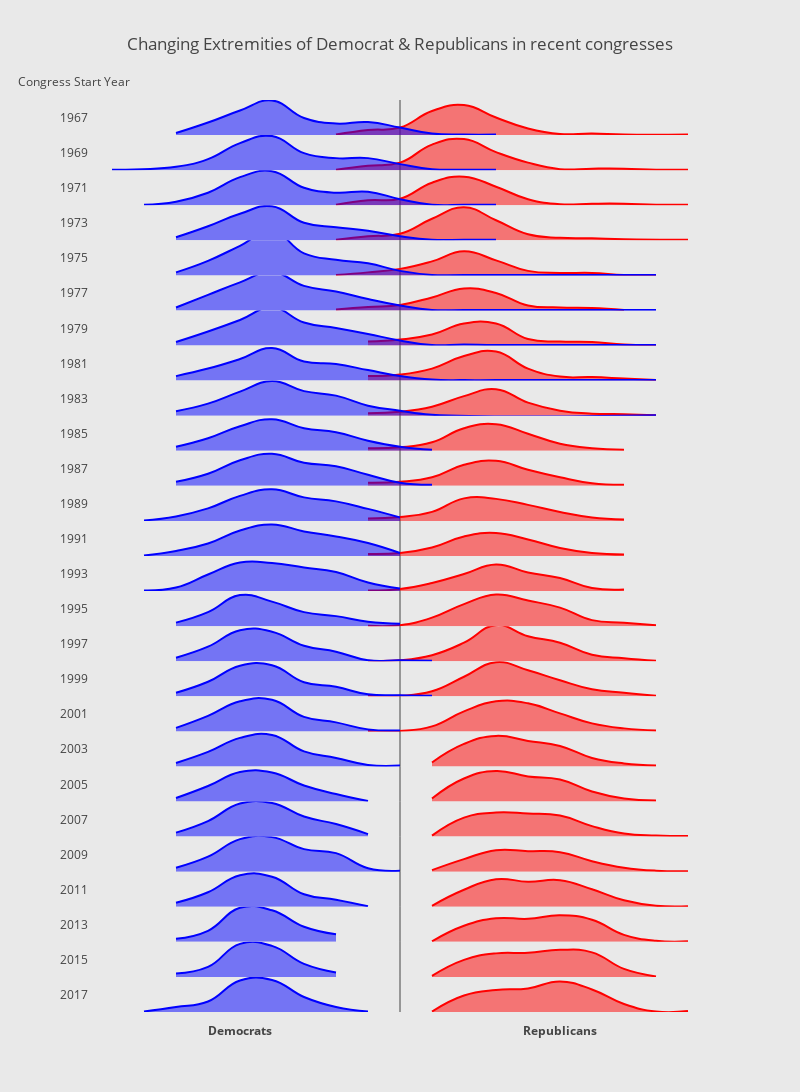

Write notebook code for a chart like this one.
### Code cell
data = []
layout = []

def adddata(congress,steps):
    curr = dfc[dfc['congress']==congress]
    dem = curr[curr['party_code']==100]

    rep = curr[curr['party_code']==200]

    yaxis='y{}'.format(steps)
    if steps == 1:
        repdata = go.Scatter(
            x=rep['bin'].value_counts().sort_index().index,
            y = rep['bin'].value_counts().sort_index(),
                fill='tozeroy',
            line=dict(color='red',shape='spline',smoothing=1.3),
            mode='lines'
   )
        demdata = go.Scatter(
            x=dem['bin'].value_counts().sort_index().index,
            y=dem['bin'].value_counts().sort_index(),        
            fill='tozeroy',
                        line=dict(color='blue',shape='spline',smoothing=1.3),
                        mode='lines'
                )
        return repdata, demdata
    else: 
        repdata = go.Scatter(
            x=rep['bin'].value_counts().sort_index().index,
            y = rep['bin'].value_counts().sort_index(),
                fill='tozeroy',
                yaxis='y{}'.format(steps),
                                line=dict(color='red',shape='spline',smoothing=1.3),
                        mode='lines')
        
        demdata = go.Scatter(
            x=dem['bin'].value_counts().sort_index().index,
            y=dem['bin'].value_counts().sort_index(),        
            fill='tozeroy',
                        yaxis='y{}'.format(steps),
                                line=dict(color='blue',shape='spline',smoothing=1.3),
                        mode='lines')
        return repdata, demdata
    

data = []
toplot = list(range(90,116))
steps = 1
start = min(toplot)
end = max(toplot)
step = 1/(end - start+1)
annotations = []
years = pd.to_datetime(dfc[dfc['congress']>=start]['Congress began'].unique()).year

layout = go.Layout(width=800,height=1200,showlegend=False,
                   xaxis=dict(range=[-1,1],
                              showgrid=False,
                              showticklabels=False),
                   title='Changing Extremities of Democrat & Republicans in recent congresses',
                   paper_bgcolor='rgb(233,233,233)',
                  plot_bgcolor='rgb(233,233,233)')



annotations.append( 
dict(
x=-0.01,
y=1.02,
showarrow=False,
text="Congress Start Year",
xref='paper',
yref='paper',
yanchor='middle',
xanchor='center'
        )
                   
                   
)

annotations.append( 
dict(
x=0.25,
y=-0.02,
showarrow=False,
text="<b>Democrats</b>",
xref='paper',
yref='paper',
yanchor='middle',
xanchor='center'
        )
                   
                   
)

annotations.append( 
dict(
x=0.75,
y=-0.02,
showarrow=False,
text="<b>Republicans</b>",
xref='paper',
yref='paper',
yanchor='middle',
xanchor='center'
        )
                   
                   
)
    
                          
                          
            
for j in toplot:
    for i in adddata(j,steps):
        data.append(i)
    if steps == 1:
        layout['yaxis'] = dict(domain=[1-step, 1], 
                               showgrid=False,
                               zeroline=False,range=[0,70],
                               showline=False,
                               showticklabels=False)
        print(j)
        annotations.append( 
                dict(
                x=-0.01,
                y=0.9807692307692308,
                showarrow=False,
                text=str(years[steps-1]),
                xref='paper',
                yref='paper',
                yanchor='middle',xanchor='center'
        ))
    else:
        axisno = 'yaxis' + str(j-start+1)
        layout[axisno] = dict(domain=[1-((j-start+1)*step),
                                      1-((j-start)*step)],
                              showgrid=False,
                              zeroline=False,
                              range=[0,70],
                              showline=False,
                              showticklabels=False)
        annotations.append( 
                dict(
                x=-0.01,
                y=(layout[axisno]['domain'][1]+ layout[axisno]['domain'][0])/2 ,
                showarrow=False,
                text=str(years[steps-1]),
                xref='paper',
                yref='paper',
                yanchor='middle',
                xanchor='center'))
        
        
        
        

    steps += 1
    
    
layout['annotations'] = annotations
fig = dict(data=data,layout=layout)
pyo.iplot(fig)

### Figure 1 — Plotly figure (JSON) as saved in the notebook; plotly's stock layout.template omitted (floating-point values rounded to 4 significant figures)
{"data": [{"fill": "tozeroy", "line": {"color": "red", "shape": "spline", "smoothing": 1.3}, "mode": "lines", "type": "scatter", "uid": "349e2bf9-7143-4845-9049-40002313ebf1", "x": [-0.2, -0.1, 0, 0.1, 0.2, 0.3, 0.4, 0.5, 0.6, 0.7, 0.9], "y": [1, 10, 15, 48, 60, 35, 13, 2, 3, 1, 1]}, {"fill": "tozeroy", "line": {"color": "blue", "shape": "spline", "smoothing": 1.3}, "mode": "lines", "type": "scatter", "uid": "8bd16cd0-893e-4f07-9098-ba373e4580a9", "x": [-0.7, -0.6, -0.5, -0.4, -0.3, -0.2, -0.1, 0, 0.1, 0.2, 0.3], "y": [4, 25, 49, 69, 34, 23, 26, 15, 3, 1, 1]}, {"fill": "tozeroy", "line": {"color": "red", "shape": "spline", "smoothing": 1.3}, "mode": "lines", "type": "scatter", "uid": "c27d16fc-5787-4062-a2cc-8e338eae8fc8", "x": [-0.2, -0.1, 0, 0.1, 0.2, 0.3, 0.4, 0.5, 0.6, 0.7, 0.8, 0.9], "y": [1, 9, 15, 51, 62, 36, 15, 2, 3, 3, 1, 1], "yaxis": "y2"}, {"fill": "tozeroy", "line": {"color": "blue", "shape": "spline", "smoothing": 1.3}, "mode": "lines", "type": "scatter", "uid": "0b45da1f-0a08-41be-abed-02664d7e207e", "x": [-0.9, -0.7, -0.6, -0.5, -0.4, -0.3, -0.2, -0.1, 0, 0.1, 0.2, 0.3], "y": [1, 7, 22, 54, 68, 34, 24, 24, 12, 2, 1, 1], "yaxis": "y2"}, {"fill": "tozeroy", "line": {"color": "red", "shape": "spline", "smoothing": 1.3}, "mode": "lines", "type": "scatter", "uid": "9e791921-2f6f-47a1-bb2c-9755a922b8bd", "x": [-0.2, -0.1, 0, 0.1, 0.2, 0.3, 0.4, 0.5, 0.6, 0.7, 0.8, 0.9], "y": [1, 10, 13, 45, 57, 37, 12, 2, 3, 3, 1, 1], "yaxis": "y3"}, {"fill": "tozeroy", "line": {"color": "blue", "shape": "spline", "smoothing": 1.3}, "mode": "lines", "type": "scatter", "uid": "f4f92c66-08b0-4a7c-8ec4-d9335cda6fe8", "x": [-0.8, -0.7, -0.6, -0.5, -0.4, -0.3, -0.2, -0.1, 0, 0.1, 0.2, 0.3], "y": [1, 7, 25, 56, 68, 35, 25, 27, 12, 1, 1, 1], "yaxis": "y3"}, {"fill": "tozeroy", "line": {"color": "red", "shape": "spline", "smoothing": 1.3}, "mode": "lines", "type": "scatter", "uid": "2f069602-6331-44bc-a079-e026bd440c6c", "x": [-0.2, -0.1, 0, 0.1, 0.2, 0.3, 0.4, 0.5, 0.6, 0.7, 0.9], "y": [1, 8, 13, 43, 66, 40, 12, 5, 4, 2, 1], "yaxis": "y4"}, {"fill": "tozeroy", "line": {"color": "blue", "shape": "spline", "smoothing": 1.3}, "mode": "lines", "type": "scatter", "uid": "fb524e6b-a608-4b92-93be-559db21e1015", "x": [-0.7, -0.6, -0.5, -0.4, -0.3, -0.2, -0.1, 0, 0.1, 0.2, 0.3], "y": [6, 28, 53, 68, 35, 26, 19, 8, 1, 1, 1], "yaxis": "y4"}, {"fill": "tozeroy", "line": {"color": "red", "shape": "spline", "smoothing": 1.3}, "mode": "lines", "type": "scatter", "uid": "20952c54-0b69-4786-8b06-4f598fa17d63", "x": [-0.2, -0.1, 0, 0.1, 0.2, 0.3, 0.4, 0.5, 0.6, 0.7, 0.8], "y": [1, 6, 13, 28, 48, 30, 9, 5, 5, 1, 1], "yaxis": "y5"}, {"fill": "tozeroy", "line": {"color": "blue", "shape": "spline", "smoothing": 1.3}, "mode": "lines", "type": "scatter", "uid": "ea163f43-febe-4c5b-9f7a-328eb890fba6", "x": [-0.7, -0.6, -0.5, -0.4, -0.3, -0.2, -0.1, 0, 0.1, 0.2, 0.8], "y": [6, 29, 59, 89, 44, 31, 24, 9, 1, 1, 1], "yaxis": "y5"}, {"fill": "tozeroy", "line": {"color": "red", "shape": "spline", "smoothing": 1.3}, "mode": "lines", "type": "scatter", "uid": "df50bf37-67f0-4510-a8e1-2ca7eca33832", "x": [-0.2, -0.1, 0, 0.1, 0.2, 0.3, 0.4, 0.5, 0.6, 0.7], "y": [2, 7, 11, 26, 44, 35, 10, 6, 5, 1], "yaxis": "y6"}, {"fill": "tozeroy", "line": {"color": "blue", "shape": "spline", "smoothing": 1.3}, "mode": "lines", "type": "scatter", "uid": "527cc617-2ca2-49dc-a667-030423eae124", "x": [-0.7, -0.6, -0.5, -0.4, -0.3, -0.2, -0.1, 0, 0.1, 0.2, 0.3, 0.8], "y": [6, 31, 56, 77, 49, 38, 23, 10, 1, 1, 1, 1], "yaxis": "y6"}, {"fill": "tozeroy", "line": {"color": "red", "shape": "spline", "smoothing": 1.3}, "mode": "lines", "type": "scatter", "uid": "ccfb3bc3-008d-437e-a529-978a2eb67e1f", "x": [-0.1, 0, 0.1, 0.2, 0.3, 0.4, 0.5, 0.6, 0.7, 0.8], "y": [8, 12, 22, 44, 44, 13, 8, 7, 2, 1], "yaxis": "y7"}, {"fill": "tozeroy", "line": {"color": "blue", "shape": "spline", "smoothing": 1.3}, "mode": "lines", "type": "scatter", "uid": "fb52486b-729d-4fc8-8348-85147907821a", "x": [-0.7, -0.6, -0.5, -0.4, -0.3, -0.2, -0.1, 0, 0.1, 0.2, 0.3, 0.8], "y": [7, 28, 51, 76, 46, 35, 23, 10, 1, 2, 1, 1], "yaxis": "y7"}, {"fill": "tozeroy", "line": {"color": "red", "shape": "spline", "smoothing": 1.3}, "mode": "lines", "type": "scatter", "uid": "7671b2a7-2e06-4367-a4a1-7eae7f6d6a98", "x": [-0.1, 0, 0.1, 0.2, 0.3, 0.4, 0.5, 0.6, 0.7, 0.8], "y": [9, 12, 24, 49, 58, 24, 8, 7, 4, 1], "yaxis": "y8"}, {"fill": "tozeroy", "line": {"color": "blue", "shape": "spline", "smoothing": 1.3}, "mode": "lines", "type": "scatter", "uid": "8c336d6d-472a-4715-9693-02d611ac5a0f", "x": [-0.7, -0.6, -0.5, -0.4, -0.3, -0.2, -0.1, 0, 0.1, 0.2, 0.3, 0.8], "y": [9, 24, 43, 65, 38, 33, 21, 9, 2, 1, 1, 1], "yaxis": "y8"}, {"fill": "tozeroy", "line": {"color": "red", "shape": "spline", "smoothing": 1.3}, "mode": "lines", "type": "scatter", "uid": "87de1c06-4ef4-4d91-a56c-54e3ed9df5ec", "x": [-0.1, 0, 0.1, 0.2, 0.3, 0.4, 0.5, 0.6, 0.7, 0.8], "y": [5, 8, 18, 39, 53, 26, 10, 4, 3, 1], "yaxis": "y9"}, {"fill": "tozeroy", "line": {"color": "blue", "shape": "spline", "smoothing": 1.3}, "mode": "lines", "type": "scatter", "uid": "d07135c8-4487-4df1-b3f0-9fc7383a7973", "x": [-0.7, -0.6, -0.5, -0.4, -0.3, -0.2, -0.1, 0, 0.1, 0.8], "y": [9, 24, 48, 69, 49, 40, 20, 10, 2, 1], "yaxis": "y9"}, {"fill": "tozeroy", "line": {"color": "red", "shape": "spline", "smoothing": 1.3}, "mode": "lines", "type": "scatter", "uid": "3bdbec8d-db83-4355-a7b3-9c5753924123", "x": [-0.1, 0, 0.1, 0.2, 0.3, 0.4, 0.5, 0.6, 0.7], "y": [5, 7, 17, 45, 53, 34, 14, 5, 2], "yaxis": "y10"}, {"fill": "tozeroy", "line": {"color": "blue", "shape": "spline", "smoothing": 1.3}, "mode": "lines", "type": "scatter", "uid": "7aa14143-da03-41bc-972d-0e9d9b6a7cb9", "x": [-0.7, -0.6, -0.5, -0.4, -0.3, -0.2, -0.1, 0, 0.1], "y": [8, 25, 49, 63, 45, 37, 20, 8, 2], "yaxis": "y10"}, {"fill": "tozeroy", "line": {"color": "red", "shape": "spline", "smoothing": 1.3}, "mode": "lines", "type": "scatter", "uid": "61ac0c4b-880a-43e2-b2d8-6348a56d8002", "x": [-0.1, 0, 0.1, 0.2, 0.3, 0.4, 0.5, 0.6, 0.7], "y": [6, 8, 17, 42, 50, 32, 17, 5, 2], "yaxis": "y11"}, {"fill": "tozeroy", "line": {"color": "blue", "shape": "spline", "smoothing": 1.3}, "mode": "lines", "type": "scatter", "uid": "47d67b27-7248-4a5f-8d53-f30ec3c89397", "x": [-0.7, -0.6, -0.5, -0.4, -0.3, -0.2, -0.1, 0, 0.1], "y": [8, 24, 51, 64, 46, 39, 22, 6, 2], "yaxis": "y11"}, {"fill": "tozeroy", "line": {"color": "red", "shape": "spline", "smoothing": 1.3}, "mode": "lines", "type": "scatter", "uid": "289f8bcc-39bb-4615-a0b9-ff4ddf636da7", "x": [-0.1, 0, 0.1, 0.2, 0.3, 0.4, 0.5, 0.6, 0.7], "y": [5, 8, 18, 45, 44, 32, 18, 7, 3], "yaxis": "y12"}, {"fill": "tozeroy", "line": {"color": "blue", "shape": "spline", "smoothing": 1.3}, "mode": "lines", "type": "scatter", "uid": "23341cbc-f078-4e2a-930f-ade29cc77447", "x": [-0.8, -0.7, -0.6, -0.5, -0.4, -0.3, -0.2, -0.1, 0], "y": [1, 9, 25, 50, 63, 47, 39, 24, 7], "yaxis": "y12"}, {"fill": "tozeroy", "line": {"color": "red", "shape": "spline", "smoothing": 1.3}, "mode": "lines", "type": "scatter", "uid": "39f95a46-fba4-4344-bab6-ee3fe75cfe51", "x": [-0.1, 0, 0.1, 0.2, 0.3, 0.4, 0.5, 0.6, 0.7], "y": [4, 6, 17, 39, 46, 33, 16, 6, 3], "yaxis": "y13"}, {"fill": "tozeroy", "line": {"color": "blue", "shape": "spline", "smoothing": 1.3}, "mode": "lines", "type": "scatter", "uid": "e4bf13d0-db76-423f-a35f-2af800194fc8", "x": [-0.8, -0.7, -0.6, -0.5, -0.4, -0.3, -0.2, -0.1, 0], "y": [1, 10, 25, 51, 63, 49, 39, 26, 6], "yaxis": "y13"}, {"fill": "tozeroy", "line": {"color": "red", "shape": "spline", "smoothing": 1.3}, "mode": "lines", "type": "scatter", "uid": "f754e291-4101-4075-88d7-f113af52eb45", "x": [-0.1, 0, 0.1, 0.2, 0.3, 0.4, 0.5, 0.6, 0.7], "y": [1, 4, 16, 34, 53, 37, 26, 6, 3], "yaxis": "y14"}, {"fill": "tozeroy", "line": {"color": "blue", "shape": "spline", "smoothing": 1.3}, "mode": "lines", "type": "scatter", "uid": "fb282910-bd90-46b3-be27-002723913f64", "x": [-0.8, -0.7, -0.6, -0.5, -0.4, -0.3, -0.2, -0.1, 0], "y": [1, 7, 33, 57, 56, 47, 38, 17, 5], "yaxis": "y14"}, {"fill": "tozeroy", "line": {"color": "red", "shape": "spline", "smoothing": 1.3}, "mode": "lines", "type": "scatter", "uid": "22ac8a9f-47a8-4d1d-bcd4-9a3b98dc8006", "x": [-0.1, 0, 0.1, 0.2, 0.3, 0.4, 0.5, 0.6, 0.7, 0.8], "y": [1, 2, 17, 44, 63, 51, 37, 12, 7, 2], "yaxis": "y15"}, {"fill": "tozeroy", "line": {"color": "blue", "shape": "spline", "smoothing": 1.3}, "mode": "lines", "type": "scatter", "uid": "faed301a-308d-4487-8bb9-19a76e605449", "x": [-0.7, -0.6, -0.5, -0.4, -0.3, -0.2, -0.1, 0], "y": [7, 28, 62, 49, 28, 20, 9, 5], "yaxis": "y15"}, {"fill": "tozeroy", "line": {"color": "red", "shape": "spline", "smoothing": 1.3}, "mode": "lines", "type": "scatter", "uid": "8597eaa4-61fb-497e-8924-a0c41acd2b57", "x": [-0.1, 0, 0.1, 0.2, 0.3, 0.4, 0.5, 0.6, 0.7, 0.8], "y": [1, 2, 12, 37, 72, 50, 37, 13, 6, 1], "yaxis": "y16"}, {"fill": "tozeroy", "line": {"color": "blue", "shape": "spline", "smoothing": 1.3}, "mode": "lines", "type": "scatter", "uid": "ab004b56-4ba1-41ea-94b2-6ea383ab94b2", "x": [-0.7, -0.6, -0.5, -0.4, -0.3, -0.2, -0.1, 0, 0.1], "y": [7, 29, 62, 59, 31, 19, 2, 2, 1], "yaxis": "y16"}, {"fill": "tozeroy", "line": {"color": "red", "shape": "spline", "smoothing": 1.3}, "mode": "lines", "type": "scatter", "uid": "60bbc44e-9092-4748-b12d-96d778bbdbcb", "x": [-0.1, 0, 0.1, 0.2, 0.3, 0.4, 0.5, 0.6, 0.7, 0.8], "y": [1, 1, 10, 39, 68, 52, 32, 14, 7, 1], "yaxis": "y17"}, {"fill": "tozeroy", "line": {"color": "blue", "shape": "spline", "smoothing": 1.3}, "mode": "lines", "type": "scatter", "uid": "9ef71509-94c0-4749-8676-16f44a1b4b61", "x": [-0.7, -0.6, -0.5, -0.4, -0.3, -0.2, -0.1, 0, 0.1], "y": [7, 29, 61, 62, 28, 19, 4, 2, 1], "yaxis": "y17"}, {"fill": "tozeroy", "line": {"color": "red", "shape": "spline", "smoothing": 1.3}, "mode": "lines", "type": "scatter", "uid": "11a7bdff-9bff-485e-ae5f-0ef9a88f26b7", "x": [-0.1, 0, 0.1, 0.2, 0.3, 0.4, 0.5, 0.6, 0.7, 0.8], "y": [1, 1, 10, 40, 60, 56, 36, 16, 6, 2], "yaxis": "y18"}, {"fill": "tozeroy", "line": {"color": "blue", "shape": "spline", "smoothing": 1.3}, "mode": "lines", "type": "scatter", "uid": "650c2237-97d5-4668-8719-9337ad3b9e5a", "x": [-0.7, -0.6, -0.5, -0.4, -0.3, -0.2, -0.1, 0], "y": [7, 31, 60, 63, 29, 18, 4, 2], "yaxis": "y18"}, {"fill": "tozeroy", "line": {"color": "red", "shape": "spline", "smoothing": 1.3}, "mode": "lines", "type": "scatter", "uid": "03619493-13d7-412f-a3db-0b761f644d06", "x": [0.1, 0.2, 0.3, 0.4, 0.5, 0.6, 0.7, 0.8], "y": [8, 45, 61, 51, 41, 17, 6, 2], "yaxis": "y19"}, {"fill": "tozeroy", "line": {"color": "blue", "shape": "spline", "smoothing": 1.3}, "mode": "lines", "type": "scatter", "uid": "81dd770c-d0e2-49ae-a721-bc331d6fdb30", "x": [-0.7, -0.6, -0.5, -0.4, -0.3, -0.2, -0.1, 0], "y": [7, 29, 57, 63, 30, 17, 3, 2], "yaxis": "y19"}, {"fill": "tozeroy", "line": {"color": "red", "shape": "spline", "smoothing": 1.3}, "mode": "lines", "type": "scatter", "uid": "900f176f-f171-4d02-81f8-8b431cf4291f", "x": [0.1, 0.2, 0.3, 0.4, 0.5, 0.6, 0.7, 0.8], "y": [6, 46, 61, 50, 44, 20, 6, 2], "yaxis": "y20"}, {"fill": "tozeroy", "line": {"color": "blue", "shape": "spline", "smoothing": 1.3}, "mode": "lines", "type": "scatter", "uid": "ac199a32-997a-48e9-807e-c3009e73b455", "x": [-0.7, -0.6, -0.5, -0.4, -0.3, -0.2, -0.1], "y": [7, 31, 59, 58, 32, 15, 1], "yaxis": "y20"}, {"fill": "tozeroy", "line": {"color": "red", "shape": "spline", "smoothing": 1.3}, "mode": "lines", "type": "scatter", "uid": "fd5e88d6-6d5a-42b6-a140-7a732c14bcdc", "x": [0.1, 0.2, 0.3, 0.4, 0.5, 0.6, 0.7, 0.8, 0.9], "y": [2, 38, 48, 46, 42, 21, 6, 2, 1], "yaxis": "y21"}, {"fill": "tozeroy", "line": {"color": "blue", "shape": "spline", "smoothing": 1.3}, "mode": "lines", "type": "scatter", "uid": "99c78a36-8452-4de0-9e7a-f92da89ed386", "x": [-0.7, -0.6, -0.5, -0.4, -0.3, -0.2, -0.1], "y": [8, 31, 66, 67, 40, 25, 5], "yaxis": "y21"}, {"fill": "tozeroy", "line": {"color": "red", "shape": "spline", "smoothing": 1.3}, "mode": "lines", "type": "scatter", "uid": "a414d290-1d62-4905-9270-e5b19ca2ba07", "x": [0.1, 0.2, 0.3, 0.4, 0.5, 0.6, 0.7, 0.8, 0.9], "y": [3, 25, 43, 41, 39, 21, 8, 2, 1], "yaxis": "y22"}, {"fill": "tozeroy", "line": {"color": "blue", "shape": "spline", "smoothing": 1.3}, "mode": "lines", "type": "scatter", "uid": "8de80a56-38ba-4fa7-b2c0-252cc3ebe63a", "x": [-0.7, -0.6, -0.5, -0.4, -0.3, -0.2, -0.1, 0], "y": [8, 30, 65, 69, 45, 37, 7, 2], "yaxis": "y22"}, {"fill": "tozeroy", "line": {"color": "red", "shape": "spline", "smoothing": 1.3}, "mode": "lines", "type": "scatter", "uid": "7f84b384-25ff-4be0-b525-d7fd757e12f8", "x": [0.1, 0.2, 0.3, 0.4, 0.5, 0.6, 0.7, 0.8, 0.9], "y": [2, 34, 55, 50, 53, 35, 13, 2, 1], "yaxis": "y23"}, {"fill": "tozeroy", "line": {"color": "blue", "shape": "spline", "smoothing": 1.3}, "mode": "lines", "type": "scatter", "uid": "938936f4-68e8-4821-bdaa-bfe05696173c", "x": [-0.7, -0.6, -0.5, -0.4, -0.3, -0.2, -0.1], "y": [8, 29, 63, 60, 25, 14, 1], "yaxis": "y23"}, {"fill": "tozeroy", "line": {"color": "red", "shape": "spline", "smoothing": 1.3}, "mode": "lines", "type": "scatter", "uid": "16efc66f-95a6-4e48-8174-fe7948c5caac", "x": [0.1, 0.2, 0.3, 0.4, 0.5, 0.6, 0.7, 0.8, 0.9], "y": [1, 32, 47, 46, 53, 44, 14, 2, 1], "yaxis": "y24"}, {"fill": "tozeroy", "line": {"color": "blue", "shape": "spline", "smoothing": 1.3}, "mode": "lines", "type": "scatter", "uid": "159db4f7-2511-4fcc-bf6e-3ebbb1637522", "x": [-0.7, -0.6, -0.5, -0.4, -0.3, -0.2], "y": [6, 22, 68, 63, 30, 15], "yaxis": "y24"}, {"fill": "tozeroy", "line": {"color": "red", "shape": "spline", "smoothing": 1.3}, "mode": "lines", "type": "scatter", "uid": "d6b1c4d2-b927-4ca6-9405-450d9c4d6c9b", "x": [0.1, 0.2, 0.3, 0.4, 0.5, 0.6, 0.7, 0.8], "y": [2, 34, 47, 48, 54, 49, 16, 1], "yaxis": "y25"}, {"fill": "tozeroy", "line": {"color": "blue", "shape": "spline", "smoothing": 1.3}, "mode": "lines", "type": "scatter", "uid": "a90296b0-e4cb-46e5-85d9-50a983d88bed", "x": [-0.7, -0.6, -0.5, -0.4, -0.3, -0.2], "y": [7, 20, 66, 62, 26, 9], "yaxis": "y25"}, {"fill": "tozeroy", "line": {"color": "red", "shape": "spline", "smoothing": 1.3}, "mode": "lines", "type": "scatter", "uid": "a85ff311-f12f-4964-b732-849a5cd83752", "x": [0.1, 0.2, 0.3, 0.4, 0.5, 0.6, 0.7, 0.8, 0.9], "y": [1, 33, 44, 47, 61, 45, 16, 1, 2], "yaxis": "y26"}, {"fill": "tozeroy", "line": {"color": "blue", "shape": "spline", "smoothing": 1.3}, "mode": "lines", "type": "scatter", "uid": "71aa76cd-2825-47dc-809c-94799332ed0b", "x": [-0.8, -0.7, -0.6, -0.5, -0.4, -0.3, -0.2, -0.1], "y": [1, 10, 21, 63, 64, 30, 10, 1], "yaxis": "y26"}], "layout": {"annotations": [{"showarrow": false, "text": "Congress Start Year", "x": -0.01, "xanchor": "center", "xref": "paper", "y": 1.02, "yanchor": "middle", "yref": "paper"}, {"showarrow": false, "text": "<b>Democrats</b>", "x": 0.25, "xanchor": "center", "xref": "paper", "y": -0.02, "yanchor": "middle", "yref": "paper"}, {"showarrow": false, "text": "<b>Republicans</b>", "x": 0.75, "xanchor": "center", "xref": "paper", "y": -0.02, "yanchor": "middle", "yref": "paper"}, {"showarrow": false, "text": "1967", "x": -0.01, "xanchor": "center", "xref": "paper", "y": 0.9808, "yanchor": "middle", "yref": "paper"}, {"showarrow": false, "text": "1969", "x": -0.01, "xanchor": "center", "xref": "paper", "y": 0.9423, "yanchor": "middle", "yref": "paper"}, {"showarrow": false, "text": "1971", "x": -0.01, "xanchor": "center", "xref": "paper", "y": 0.9038, "yanchor": "middle", "yref": "paper"}, {"showarrow": false, "text": "1973", "x": -0.01, "xanchor": "center", "xref": "paper", "y": 0.8654, "yanchor": "middle", "yref": "paper"}, {"showarrow": false, "text": "1975", "x": -0.01, "xanchor": "center", "xref": "paper", "y": 0.8269, "yanchor": "middle", "yref": "paper"}, {"showarrow": false, "text": "1977", "x": -0.01, "xanchor": "center", "xref": "paper", "y": 0.7885, "yanchor": "middle", "yref": "paper"}, {"showarrow": false, "text": "1979", "x": -0.01, "xanchor": "center", "xref": "paper", "y": 0.75, "yanchor": "middle", "yref": "paper"}, {"showarrow": false, "text": "1981", "x": -0.01, "xanchor": "center", "xref": "paper", "y": 0.7115, "yanchor": "middle", "yref": "paper"}, {"showarrow": false, "text": "1983", "x": -0.01, "xanchor": "center", "xref": "paper", "y": 0.6731, "yanchor": "middle", "yref": "paper"}, {"showarrow": false, "text": "1985", "x": -0.01, "xanchor": "center", "xref": "paper", "y": 0.6346, "yanchor": "middle", "yref": "paper"}, {"showarrow": false, "text": "1987", "x": -0.01, "xanchor": "center", "xref": "paper", "y": 0.5962, "yanchor": "middle", "yref": "paper"}, {"showarrow": false, "text": "1989", "x": -0.01, "xanchor": "center", "xref": "paper", "y": 0.5577, "yanchor": "middle", "yref": "paper"}, {"showarrow": false, "text": "1991", "x": -0.01, "xanchor": "center", "xref": "paper", "y": 0.5192, "yanchor": "middle", "yref": "paper"}, {"showarrow": false, "text": "1993", "x": -0.01, "xanchor": "center", "xref": "paper", "y": 0.4808, "yanchor": "middle", "yref": "paper"}, {"showarrow": false, "text": "1995", "x": -0.01, "xanchor": "center", "xref": "paper", "y": 0.4423, "yanchor": "middle", "yref": "paper"}, {"showarrow": false, "text": "1997", "x": -0.01, "xanchor": "center", "xref": "paper", "y": 0.4038, "yanchor": "middle", "yref": "paper"}, {"showarrow": false, "text": "1999", "x": -0.01, "xanchor": "center", "xref": "paper", "y": 0.3654, "yanchor": "middle", "yref": "paper"}, {"showarrow": false, "text": "2001", "x": -0.01, "xanchor": "center", "xref": "paper", "y": 0.3269, "yanchor": "middle", "yref": "paper"}, {"showarrow": false, "text": "2003", "x": -0.01, "xanchor": "center", "xref": "paper", "y": 0.2885, "yanchor": "middle", "yref": "paper"}, {"showarrow": false, "text": "2005", "x": -0.01, "xanchor": "center", "xref": "paper", "y": 0.25, "yanchor": "middle", "yref": "paper"}, {"showarrow": false, "text": "2007", "x": -0.01, "xanchor": "center", "xref": "paper", "y": 0.2115, "yanchor": "middle", "yref": "paper"}, {"showarrow": false, "text": "2009", "x": -0.01, "xanchor": "center", "xref": "paper", "y": 0.1731, "yanchor": "middle", "yref": "paper"}, {"showarrow": false, "text": "2011", "x": -0.01, "xanchor": "center", "xref": "paper", "y": 0.1346, "yanchor": "middle", "yref": "paper"}, {"showarrow": false, "text": "2013", "x": -0.01, "xanchor": "center", "xref": "paper", "y": 0.09615, "yanchor": "middle", "yref": "paper"}, {"showarrow": false, "text": "2015", "x": -0.01, "xanchor": "center", "xref": "paper", "y": 0.05769, "yanchor": "middle", "yref": "paper"}, {"showarrow": false, "text": "2017", "x": -0.01, "xanchor": "center", "xref": "paper", "y": 0.01923, "yanchor": "middle", "yref": "paper"}], "height": 1200, "paper_bgcolor": "rgb(233,233,233)", "plot_bgcolor": "rgb(233,233,233)", "showlegend": false, "title": "Changing Extremities of Democrat & Republicans in recent congresses", "width": 800, "xaxis": {"range": [-1, 1], "showgrid": false, "showticklabels": false}, "yaxis": {"domain": [0.9615, 1], "range": [0, 70], "showgrid": false, "showline": false, "showticklabels": false, "zeroline": false}, "yaxis10": {"domain": [0.6154, 0.6538], "range": [0, 70], "showgrid": false, "showline": false, "showticklabels": false, "zeroline": false}, "yaxis11": {"domain": [0.5769, 0.6154], "range": [0, 70], "showgrid": false, "showline": false, "showticklabels": false, "zeroline": false}, "yaxis12": {"domain": [0.5385, 0.5769], "range": [0, 70], "showgrid": false, "showline": false, "showticklabels": false, "zeroline": false}, "yaxis13": {"domain": [0.5, 0.5385], "range": [0, 70], "showgrid": false, "showline": false, "showticklabels": false, "zeroline": false}, "yaxis14": {"domain": [0.4615, 0.5], "range": [0, 70], "showgrid": false, "showline": false, "showticklabels": false, "zeroline": false}, "yaxis15": {"domain": [0.4231, 0.4615], "range": [0, 70], "showgrid": false, "showline": false, "showticklabels": false, "zeroline": false}, "yaxis16": {"domain": [0.3846, 0.4231], "range": [0, 70], "showgrid": false, "showline": false, "showticklabels": false, "zeroline": false}, "yaxis17": {"domain": [0.3462, 0.3846], "range": [0, 70], "showgrid": false, "showline": false, "showticklabels": false, "zeroline": false}, "yaxis18": {"domain": [0.3077, 0.3462], "range": [0, 70], "showgrid": false, "showline": false, "showticklabels": false, "zeroline": false}, "yaxis19": {"domain": [0.2692, 0.3077], "range": [0, 70], "showgrid": false, "showline": false, "showticklabels": false, "zeroline": false}, "yaxis2": {"domain": [0.9231, 0.9615], "range": [0, 70], "showgrid": false, "showline": false, "showticklabels": false, "zeroline": false}, "yaxis20": {"domain": [0.2308, 0.2692], "range": [0, 70], "showgrid": false, "showline": false, "showticklabels": false, "zeroline": false}, "yaxis21": {"domain": [0.1923, 0.2308], "range": [0, 70], "showgrid": false, "showline": false, "showticklabels": false, "zeroline": false}, "yaxis22": {"domain": [0.1538, 0.1923], "range": [0, 70], "showgrid": false, "showline": false, "showticklabels": false, "zeroline": false}, "yaxis23": {"domain": [0.1154, 0.1538], "range": [0, 70], "showgrid": false, "showline": false, "showticklabels": false, "zeroline": false}, "yaxis24": {"domain": [0.07692, 0.1154], "range": [0, 70], "showgrid": false, "showline": false, "showticklabels": false, "zeroline": false}, "yaxis25": {"domain": [0.03846, 0.07692], "range": [0, 70], "showgrid": false, "showline": false, "showticklabels": false, "zeroline": false}, "yaxis26": {"domain": [0, 0.03846], "range": [0, 70], "showgrid": false, "showline": false, "showticklabels": false, "zeroline": false}, "yaxis3": {"domain": [0.8846, 0.9231], "range": [0, 70], "showgrid": false, "showline": false, "showticklabels": false, "zeroline": false}, "yaxis4": {"domain": [0.8462, 0.8846], "range": [0, 70], "showgrid": false, "showline": false, "showticklabels": false, "zeroline": false}, "yaxis5": {"domain": [0.8077, 0.8462], "range": [0, 70], "showgrid": false, "showline": false, "showticklabels": false, "zeroline": false}, "yaxis6": {"domain": [0.7692, 0.8077], "range": [0, 70], "showgrid": false, "showline": false, "showticklabels": false, "zeroline": false}, "yaxis7": {"domain": [0.7308, 0.7692], "range": [0, 70], "showgrid": false, "showline": false, "showticklabels": false, "zeroline": false}, "yaxis8": {"domain": [0.6923, 0.7308], "range": [0, 70], "showgrid": false, "showline": false, "showticklabels": false, "zeroline": false}, "yaxis9": {"domain": [0.6538, 0.6923], "range": [0, 70], "showgrid": false, "showline": false, "showticklabels": false, "zeroline": false}}}
